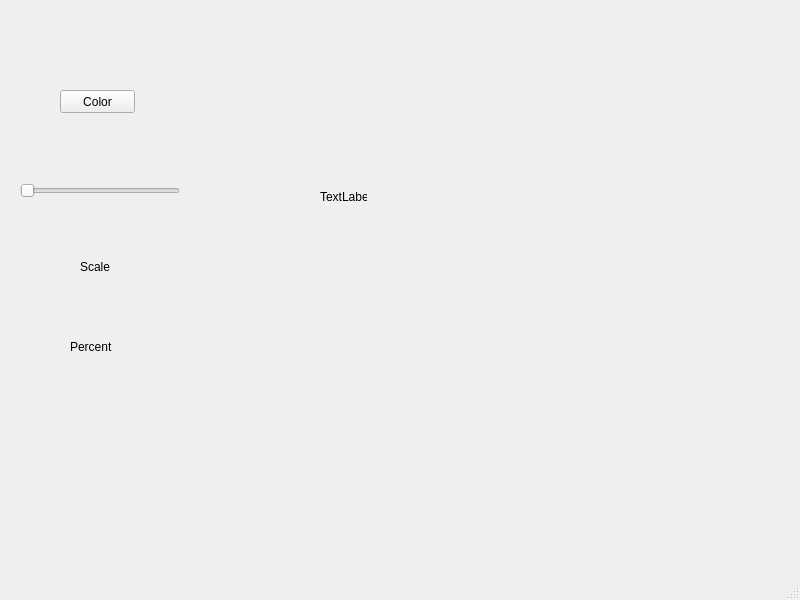
<?xml version="1.0" encoding="UTF-8"?>
<ui version="4.0">
 <class>MainWindow</class>
 <widget class="QMainWindow" name="MainWindow">
  <property name="geometry">
   <rect>
    <x>0</x>
    <y>0</y>
    <width>800</width>
    <height>600</height>
   </rect>
  </property>
  <property name="windowTitle">
   <string>MainWindow</string>
  </property>
  <widget class="QWidget" name="centralwidget">
   <widget class="QLabel" name="canvas">
    <property name="geometry">
     <rect>
      <x>320</x>
      <y>190</y>
      <width>47</width>
      <height>13</height>
     </rect>
    </property>
    <property name="text">
     <string>TextLabel</string>
    </property>
   </widget>
   <widget class="QPushButton" name="btn_color">
    <property name="geometry">
     <rect>
      <x>60</x>
      <y>90</y>
      <width>75</width>
      <height>23</height>
     </rect>
    </property>
    <property name="text">
     <string>Color</string>
    </property>
   </widget>
   <widget class="QSlider" name="scale_slider">
    <property name="geometry">
     <rect>
      <x>20</x>
      <y>180</y>
      <width>160</width>
      <height>22</height>
     </rect>
    </property>
    <property name="orientation">
     <enum>Qt::Horizontal</enum>
    </property>
   </widget>
   <widget class="QLabel" name="scale_label">
    <property name="geometry">
     <rect>
      <x>70</x>
      <y>340</y>
      <width>47</width>
      <height>13</height>
     </rect>
    </property>
    <property name="text">
     <string>Percent</string>
    </property>
   </widget>
   <widget class="QLabel" name="label">
    <property name="geometry">
     <rect>
      <x>80</x>
      <y>260</y>
      <width>47</width>
      <height>13</height>
     </rect>
    </property>
    <property name="text">
     <string>Scale</string>
    </property>
   </widget>
  </widget>
  <widget class="QMenuBar" name="menubar">
   <property name="geometry">
    <rect>
     <x>0</x>
     <y>0</y>
     <width>800</width>
     <height>21</height>
    </rect>
   </property>
  </widget>
  <widget class="QStatusBar" name="statusbar"/>
 </widget>
 <resources/>
 <connections/>
</ui>
